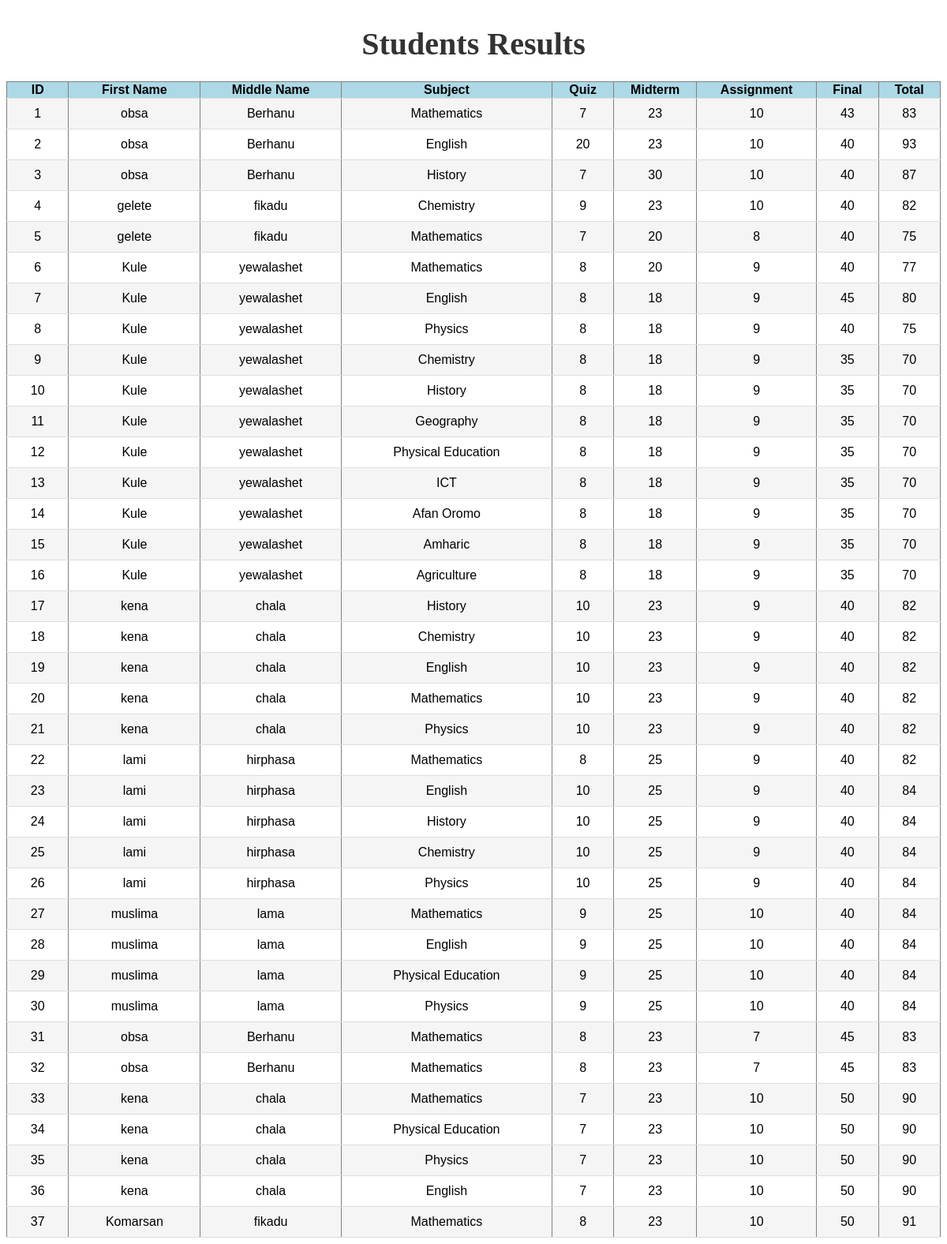
The app's page /seeall.php with its own data.
### tables this page shows
CREATE TABLE `student_results` (
  `id` int(6) UNSIGNED NOT NULL,
  `firstName` varchar(255) NOT NULL,
  `middleName` varchar(255) NOT NULL,
  `subject` varchar(50) DEFAULT NULL,
  `quiz` float NOT NULL,
  `midterm` float NOT NULL,
  `assignment` float NOT NULL,
  `final` float NOT NULL,
  `total` float NOT NULL
);

### seeall.php (the view, shortened to what this page needs)
<html>
<head>
</head>
<body>
<h1>Students Results</h1>
</body>
</html>
<?php
$servername = "localhost";
$username = "root";
$password = "";
$dbname = "school_db";
$conn = new mysqli($servername, $username, $password, $dbname);
$sql = "SELECT * FROM student_results";
$result = $conn->query($sql);
if ($result->num_rows > 0) {
    echo "<table border='1'>";
    echo "<tr>";
    echo "<th>ID</th>";
    echo "<th>First Name</th>";
    echo "<th>Middle Name</th>";
    echo "<th>Subject</th>";
    echo "<th>Quiz</th>";
    echo "<th>Midterm</th>";
    echo "<th>Assignment</th>";
    echo "<th>Final</th>";
    echo "<th>Total</th>";
    echo "</tr>";
    while ($row = $result->fetch_assoc()) {
        echo "<tr>";
        echo "<td>" . $row["id"] . "</td>";
        echo "<td>" . $row["firstName"] . "</td>";
        echo "<td>" . $row["middleName"] . "</td>";
        echo "<td>" . $row["subject"] . "</td>";
        echo "<td>" . $row["quiz"] . "</td>";
        echo "<td>" . $row["midterm"] . "</td>";
        echo "<td>" . $row["assignment"] . "</td>";
        echo "<td>" . $row["final"] . "</td>";
        echo "<td>" . $row["total"] . "</td>";
        echo "</tr>";
    }
    echo "</table>";
} else {
    echo "No data found.";
}
?>

### seeall.php (style rules this page uses)
table { width: 100%; border-collapse: collapse; font-family: Arial, sans-serif; }
table,th,td { text-align:center; }
th { background-color:lightblue; }
tbody tr { border-bottom: 1px solid #ddd; }
tbody td { padding: 10px 15px; }
tbody tr:nth-of-type(even) { background-color: #f5f5f5; }
h1 { text-align: center; color: #333; font-size: 2.5rem; margin-top: 2rem; margin-bottom: 1.5rem; }
body { text-align:center; }

### records on screen
student_results: id "1", firstName "obsa", middleName "Berhanu", subject "Mathematics", quiz "7", midterm "23", assignment "10", final "43", total "83"
student_results: id "2", firstName "obsa", middleName "Berhanu", subject "English", quiz "20", midterm "23", assignment "10", final "40", total "93"
student_results: id "3", firstName "obsa", middleName "Berhanu", subject "History", quiz "7", midterm "30", assignment "10", final "40", total "87"
student_results: id "4", firstName "gelete", middleName "fikadu", subject "Chemistry", quiz "9", midterm "23", assignment "10", final "40", total "82"
student_results: id "5", firstName "gelete", middleName "fikadu", subject "Mathematics", quiz "7", midterm "20", assignment "8", final "40", total "75"
student_results: id "6", firstName "Kule", middleName "yewalashet", subject "Mathematics", quiz "8", midterm "20", assignment "9", final "40", total "77"
student_results: id "7", firstName "Kule", middleName "yewalashet", subject "English", quiz "8", midterm "18", assignment "9", final "45", total "80"
student_results: id "8", firstName "Kule", middleName "yewalashet", subject "Physics", quiz "8", midterm "18", assignment "9", final "40", total "75"
student_results: id "9", firstName "Kule", middleName "yewalashet", subject "Chemistry", quiz "8", midterm "18", assignment "9", final "35", total "70"
student_results: id "10", firstName "Kule", middleName "yewalashet", subject "History", quiz "8", midterm "18", assignment "9", final "35", total "70"
student_results: id "11", firstName "Kule", middleName "yewalashet", subject "Geography", quiz "8", midterm "18", assignment "9", final "35", total "70"
student_results: id "12", firstName "Kule", middleName "yewalashet", subject "Physical Education", quiz "8", midterm "18", assignment "9", final "35", total "70"
student_results: id "13", firstName "Kule", middleName "yewalashet", subject "ICT", quiz "8", midterm "18", assignment "9", final "35", total "70"
student_results: id "14", firstName "Kule", middleName "yewalashet", subject "Afan Oromo", quiz "8", midterm "18", assignment "9", final "35", total "70"
student_results: id "15", firstName "Kule", middleName "yewalashet", subject "Amharic", quiz "8", midterm "18", assignment "9", final "35", total "70"
student_results: id "16", firstName "Kule", middleName "yewalashet", subject "Agriculture", quiz "8", midterm "18", assignment "9", final "35", total "70"
student_results: id "17", firstName "kena", middleName "chala", subject "History", quiz "10", midterm "23", assignment "9", final "40", total "82"
student_results: id "18", firstName "kena", middleName "chala", subject "Chemistry", quiz "10", midterm "23", assignment "9", final "40", total "82"
student_results: id "19", firstName "kena", middleName "chala", subject "English", quiz "10", midterm "23", assignment "9", final "40", total "82"
student_results: id "20", firstName "kena", middleName "chala", subject "Mathematics", quiz "10", midterm "23", assignment "9", final "40", total "82"
student_results: id "21", firstName "kena", middleName "chala", subject "Physics", quiz "10", midterm "23", assignment "9", final "40", total "82"
student_results: id "22", firstName "lami", middleName "hirphasa", subject "Mathematics", quiz "8", midterm "25", assignment "9", final "40", total "82"
student_results: id "23", firstName "lami", middleName "hirphasa", subject "English", quiz "10", midterm "25", assignment "9", final "40", total "84"
student_results: id "24", firstName "lami", middleName "hirphasa", subject "History", quiz "10", midterm "25", assignment "9", final "40", total "84"
student_results: id "25", firstName "lami", middleName "hirphasa", subject "Chemistry", quiz "10", midterm "25", assignment "9", final "40", total "84"
student_results: id "26", firstName "lami", middleName "hirphasa", subject "Physics", quiz "10", midterm "25", assignment "9", final "40", total "84"
student_results: id "27", firstName "muslima", middleName "lama", subject "Mathematics", quiz "9", midterm "25", assignment "10", final "40", total "84"
student_results: id "28", firstName "muslima", middleName "lama", subject "English", quiz "9", midterm "25", assignment "10", final "40", total "84"
student_results: id "29", firstName "muslima", middleName "lama", subject "Physical Education", quiz "9", midterm "25", assignment "10", final "40", total "84"
student_results: id "30", firstName "muslima", middleName "lama", subject "Physics", quiz "9", midterm "25", assignment "10", final "40", total "84"
student_results: id "31", firstName "obsa", middleName "Berhanu", subject "Mathematics", quiz "8", midterm "23", assignment "7", final "45", total "83"
student_results: id "32", firstName "obsa", middleName "Berhanu", subject "Mathematics", quiz "8", midterm "23", assignment "7", final "45", total "83"
student_results: id "33", firstName "kena", middleName "chala", subject "Mathematics", quiz "7", midterm "23", assignment "10", final "50", total "90"
student_results: id "34", firstName "kena", middleName "chala", subject "Physical Education", quiz "7", midterm "23", assignment "10", final "50", total "90"
student_results: id "35", firstName "kena", middleName "chala", subject "Physics", quiz "7", midterm "23", assignment "10", final "50", total "90"
student_results: id "36", firstName "kena", middleName "chala", subject "English", quiz "7", midterm "23", assignment "10", final "50", total "90"
student_results: id "37", firstName "Komarsan", middleName "fikadu", subject "Mathematics", quiz "8", midterm "23", assignment "10", final "50", total "91"
